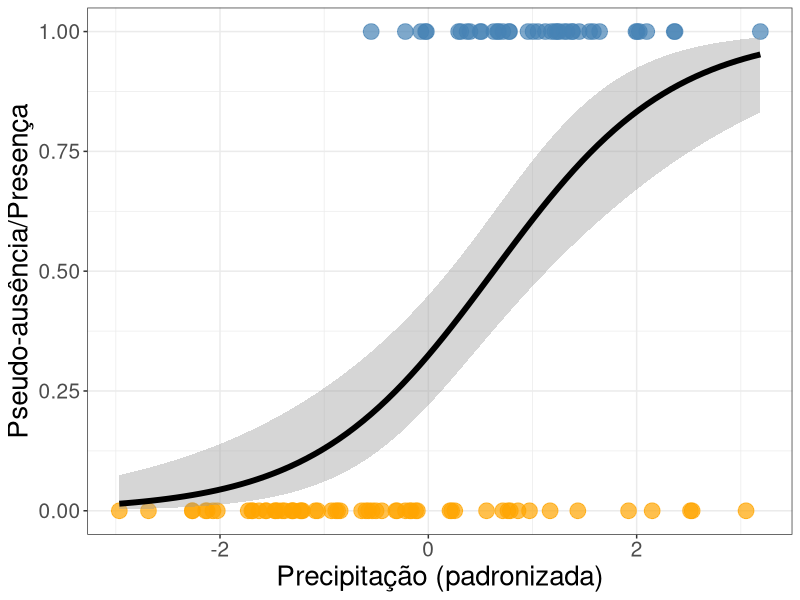
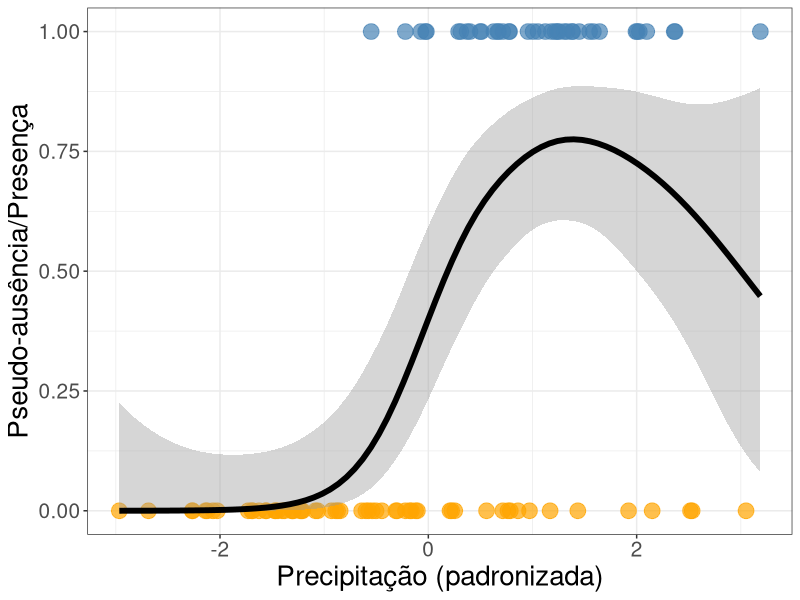
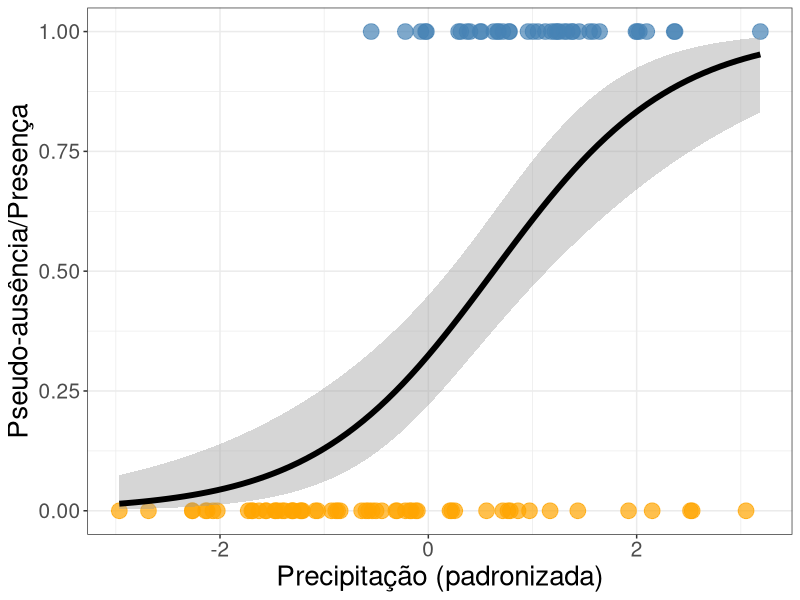
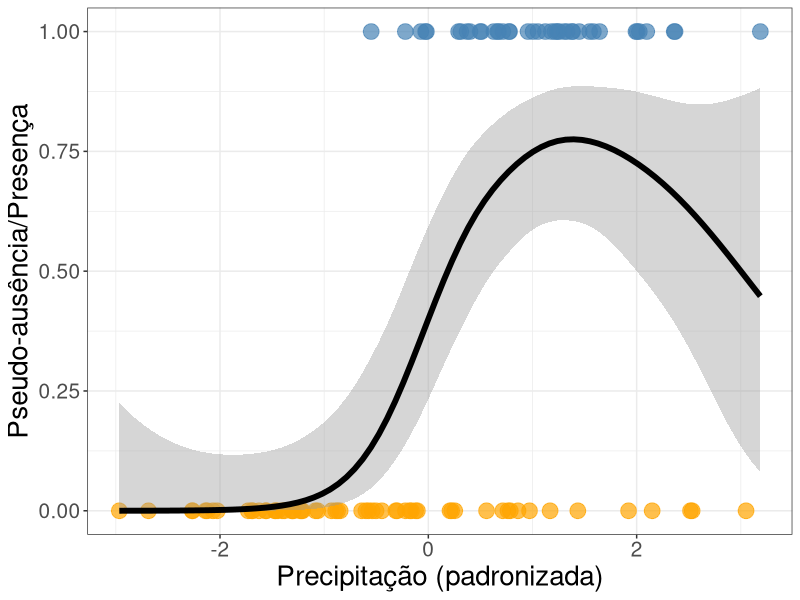

Source code (R) for these figures, in order:

library(tidyverse)

setwd("/home/mude/data/github/workshop-r-sdm/01_slides/img")

set.seed(123)
da <- tibble::tibble(x = c(rnorm(50, -1, 1), rnorm(50, 1, 1)),
                     y = c(rbinom(50, 0, .2), rbinom(50, 1, .8)))

ggplot(data = da, aes(x = x, y = y)) +
  geom_point(aes(color = as.factor(y)), size = 5, alpha = .7) +
  geom_smooth(color = "black", size = 2, method = "glm", method.args = list(family = "binomial")) +
  scale_color_manual(values = c("orange", "steelblue")) +
  labs(x = "Precipitação (padronizada)", y = "Pseudo-ausência/Presença") +
  theme_bw() +
  theme(legend.position = "none",
        axis.title = element_text(size = 20),
        axis.text = element_text(size = 15))
ggsave(filename = "sdm_metodos_glm.png", width = 20, height = 15, un = "cm", dpi = 300)

ggplot(data = da, aes(x = x, y = y)) +
  geom_point(aes(color = as.factor(y)), size = 5, alpha = .7) +
  geom_smooth(color = "black", size = 2, method = "gam", method.args = list(family = "binomial")) +
  scale_color_manual(values = c("orange", "steelblue")) +
  labs(x = "Precipitação (padronizada)", y = "Pseudo-ausência/Presença") +
  theme_bw() +
  theme(legend.position = "none",
        axis.title = element_text(size = 20),
        axis.text = element_text(size = 15))
ggsave(filename = "sdm_metodos_gam.png", width = 20, height = 15, un = "cm", dpi = 300)


